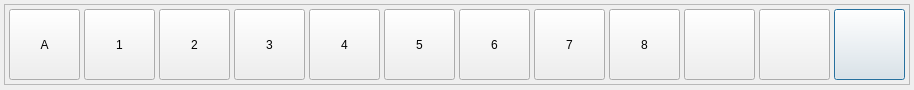
<?xml version="1.0" encoding="UTF-8"?>
<ui version="4.0">
 <class>VideoInputBar</class>
 <widget class="QDialog" name="VideoInputBar">
  <property name="geometry">
   <rect>
    <x>0</x>
    <y>0</y>
    <width>914</width>
    <height>90</height>
   </rect>
  </property>
  <property name="windowTitle">
   <string>Dialog</string>
  </property>
  <widget class="QFrame" name="frame">
   <property name="geometry">
    <rect>
     <x>4</x>
     <y>4</y>
     <width>906</width>
     <height>81</height>
    </rect>
   </property>
   <property name="frameShape">
    <enum>QFrame::StyledPanel</enum>
   </property>
   <property name="frameShadow">
    <enum>QFrame::Raised</enum>
   </property>
   <widget class="QPushButton" name="buttonClose">
    <property name="geometry">
     <rect>
      <x>830</x>
      <y>5</y>
      <width>71</width>
      <height>71</height>
     </rect>
    </property>
    <property name="text">
     <string/>
    </property>
   </widget>
   <widget class="QPushButton" name="buttonChAll">
    <property name="geometry">
     <rect>
      <x>5</x>
      <y>5</y>
      <width>71</width>
      <height>71</height>
     </rect>
    </property>
    <property name="text">
     <string>A</string>
    </property>
   </widget>
   <widget class="QPushButton" name="buttonCh1">
    <property name="geometry">
     <rect>
      <x>80</x>
      <y>5</y>
      <width>71</width>
      <height>71</height>
     </rect>
    </property>
    <property name="text">
     <string>1</string>
    </property>
    <property name="checkable">
     <bool>false</bool>
    </property>
   </widget>
   <widget class="QPushButton" name="buttonCh2">
    <property name="geometry">
     <rect>
      <x>155</x>
      <y>5</y>
      <width>71</width>
      <height>71</height>
     </rect>
    </property>
    <property name="text">
     <string>2</string>
    </property>
   </widget>
   <widget class="QPushButton" name="buttonCh3">
    <property name="geometry">
     <rect>
      <x>230</x>
      <y>5</y>
      <width>71</width>
      <height>71</height>
     </rect>
    </property>
    <property name="text">
     <string>3</string>
    </property>
   </widget>
   <widget class="QPushButton" name="buttonCh4">
    <property name="geometry">
     <rect>
      <x>305</x>
      <y>5</y>
      <width>71</width>
      <height>71</height>
     </rect>
    </property>
    <property name="text">
     <string>4</string>
    </property>
   </widget>
   <widget class="QPushButton" name="buttonCh5">
    <property name="geometry">
     <rect>
      <x>380</x>
      <y>5</y>
      <width>71</width>
      <height>71</height>
     </rect>
    </property>
    <property name="text">
     <string>5</string>
    </property>
   </widget>
   <widget class="QPushButton" name="buttonCh6">
    <property name="geometry">
     <rect>
      <x>455</x>
      <y>5</y>
      <width>71</width>
      <height>71</height>
     </rect>
    </property>
    <property name="text">
     <string>6</string>
    </property>
   </widget>
   <widget class="QPushButton" name="buttonCh7">
    <property name="geometry">
     <rect>
      <x>530</x>
      <y>5</y>
      <width>71</width>
      <height>71</height>
     </rect>
    </property>
    <property name="text">
     <string>7</string>
    </property>
   </widget>
   <widget class="QPushButton" name="buttonCh8">
    <property name="geometry">
     <rect>
      <x>605</x>
      <y>5</y>
      <width>71</width>
      <height>71</height>
     </rect>
    </property>
    <property name="text">
     <string>8</string>
    </property>
   </widget>
   <widget class="QPushButton" name="buttonMirror">
    <property name="geometry">
     <rect>
      <x>680</x>
      <y>5</y>
      <width>71</width>
      <height>71</height>
     </rect>
    </property>
    <property name="text">
     <string/>
    </property>
   </widget>
   <widget class="QPushButton" name="buttonFlip">
    <property name="geometry">
     <rect>
      <x>755</x>
      <y>5</y>
      <width>71</width>
      <height>71</height>
     </rect>
    </property>
    <property name="text">
     <string/>
    </property>
   </widget>
  </widget>
 </widget>
 <resources/>
 <connections/>
</ui>
